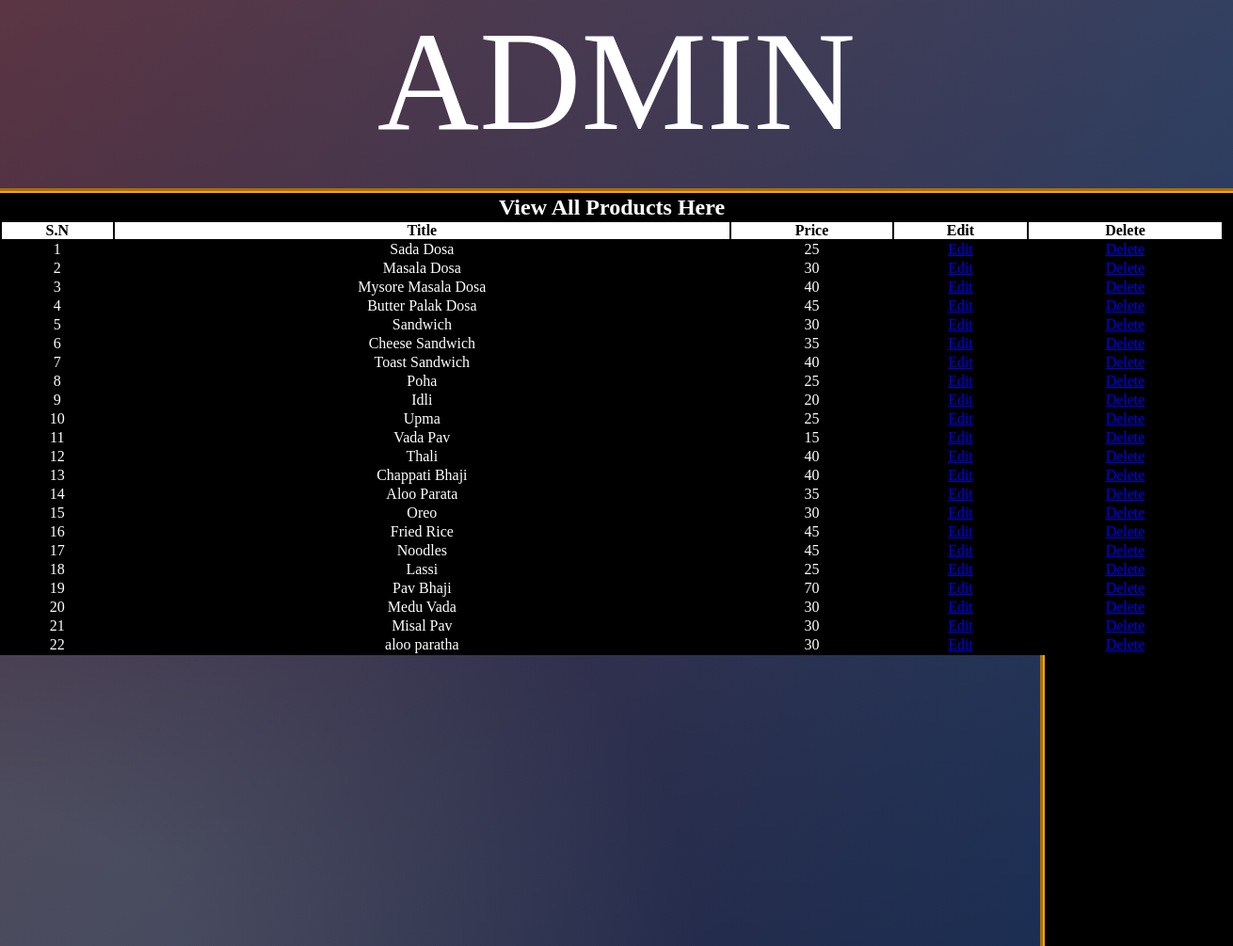
Screenshot of /admin_area/index.php?view_products (signed in) with the database file from the repository.
### tables this page shows
CREATE TABLE `products` (
  `product_id` int(100) NOT NULL,
  `product_cat` int(100) NOT NULL,
  `product_title` varchar(255) NOT NULL,
  `product_price` int(100) NOT NULL,
  `product_desc` text NOT NULL,
  `product_keywords` text NOT NULL
);

### admin_area/view_products.php (the view)
<?php
if(!isset($_SESSION['user_email'])){
	echo "<script>window.open('login.php?not_admin=You are not an Admin!','_self')</script>";
}
else {
?>
<table width="1300" align="center" style="color: white" border="10px" bgcolor="black">
	<tr align="center">
		<td colspan="6"><h2>View All Products Here</h2></td>
	</tr>
	<tr align="center" bgcolor="white" style="color: black">
		<th>S.N</th>
		<th>Title</th>
		<th>Price</th>
		<th>Edit</th>
		<th>Delete</th>
	</tr>
	<?php
	include("includes/db.php");
	$get_pro = "select * from products";
	$run_pro = mysqli_query($con, $get_pro);
	$i = 0;
	while ($row_pro=mysqli_fetch_array($run_pro)){
		$pro_id = $row_pro['product_id'];
		$pro_title = $row_pro['product_title'];
		$pro_price = $row_pro['product_price'];
		$i++;
	?>
	<tr align="center">
		<td><?php echo $i;?></td>
		<td><?php echo $pro_title;?></td>
		<td><?php echo $pro_price;?></td>
		<td><a href="index.php?edit_pro=<?php echo $pro_id; ?>">Edit</td></a>
		<td><a href="delete_pro.php?delete_pro=<?php echo $pro_id;?>">Delete</a></td>
	</tr>
	<?php } ?>
</table>
<?php } ?>

### admin_area/index.php (shortened to what this page needs)
<?php
if(!isset($_SESSION['user_email'])){
	echo "<script>window.open('login.php?not_admin=You are not an Admin!','_self')</script>";
}
else {
?>
<!DOCTYPE>
<html>
	<head>
	<link rel="stylesheet" href="styles/style.css" media="all" />
	</head>
<body>
		<div id="header">
			<p align="center" style="font-size: 150;color: white;">ADMIN</p>
		</div>
		<div id="right">
		<h2 style="text-align:center;color: white"><strong>Manage Content</strong></h2>
			<a href="index.php?insert_product">Insert New Product</a>
			<a href="index.php?view_products">View All Products</a>
			<a href="index.php?insert_cat">Insert New Category</a>
			<a href="index.php?view_cats">View All Categories</a>
			<a href="index.php?view_orders">View Orders</a>
			<strong><a style="color: red;" href="index.php?add_amount">Add amount</a></strong>
			<br>
			<a style="color: grey" href="logout.php">Admin Logout</a>
		</div>
		<div id="left">
		<?php
		if(isset($_GET['view_products'])){
		include("view_products.php");
		}
		?>
		</div>
</body>
</html>
<?php } ?>

### admin_area/styles/style.css (style rules this page uses)
html, body, div, span, applet, object, iframe, h1, h2, h3, h4, h5, h6, p, blockquote, pre, a, abbr, acronym, address, big, cite, code, del, dfn, em, img, ins, kbd, q, s, samp, small, strike, strong, sub, sup, tt, var, b, u, i, center, dl, dt, dd, ol, ul, li, fieldset, form, label, legend, table, caption, tbody, tfoot, thead, tr, th, td, article, aside, canvas, details, embed, figure, figcaption, footer, header, hgroup, menu, nav, output, ruby, section, summary, time, mark, audio, video { margin: 0; padding: 0; border: 0; vertical-align: baseline; }
body { background: #092756; background: -moz-radial-gradient(0% 100%, ellipse cover, rgba(104,128,138,.4) 10%,rgba(138,114,76,0) 40%),-moz-linear-gradient(top, rgba(57,173,219,.25) 0%, rgba(42,60,87,.4) 100%), -moz-linear-gradient(-45deg, #670d10 0%, #092756 100%); background: -webkit-radial-gradient(0% 100%, ellipse cover, rgba(104,128,138,.4) 10%,rgba(138,114,76,0) 40%), -webkit-linear-gradient(top, rgba(57,173,219,.25) 0%,rgba(42,60,87,.4) 100%), -webkit-linear-gradient(-45deg, #670d10 0%,#092756 100%); background: -o-radial-gradient(0% 100%, ellipse cover, rgba(104,128,138,.4) 10%,rgba(138,114,76,0) 40%), -o-linear-gradient(top, rgba(57,173,219,.25) 0%,rgba(42,60,87,.4) 100%), -o-linear-gradient(-45deg, #670d10 0%,#092756 100%); background: -ms-radial-gradient(0% 100%, ellipse cover, rgba(104,128,138,.4) 10%,rgba(138,114,76,0) 40%), -ms-linear-gradient(top, rgba(57,173,219,.25) 0%,rgba(42,60,87,.4) 100%), -ms-linear-gradient(-45deg, #670d10 0%,#092756 100%); background: -webkit-radial-gradient(0% 100%, ellipse cover, rgba(104,128,138,.4) 10%,rgba(138,114,76,0) 40%), linear-gradient(to bottom, rgba(57,173,219,.25) 0%,rgba(42,60,87,.4) 100%), linear-gradient(135deg, #670d10 0%,#092756 100%); filter: progid:DXImageTransform.Microsoft.gradient( startColorstr='#3E1D6D', endColorstr='#092756',GradientType=1 ); }
#header { height:200px; vertical-align: center; border-bottom:5px groove orange; background-repeat: no-repeat; }
#left { width:795px; height:800px; float:left; }
#right { width:200px; height:800px; float:right; border-left:5px groove orange; background-color:black; }
#right a { text-decoration:none; color:white; text-align:left; font-size:18px; font-family:Palatino; padding:6px; margin:6px; display:block; }

### rows the page displays
products: product_title "Sada Dosa", product_price "25"
products: product_title "Masala Dosa", product_price "30"
products: product_title "Mysore Masala Dosa", product_price "40"
products: product_title "Butter Palak Dosa", product_price "45"
products: product_title "Sandwich", product_price "30"
products: product_title "Cheese Sandwich", product_price "35"
products: product_title "Toast Sandwich", product_price "40"
products: product_title "Poha", product_price "25"
products: product_title "Idli", product_price "20"
products: product_title "Upma", product_price "25"
products: product_title "Vada Pav", product_price "15"
products: product_title "Thali", product_price "40"
products: product_title "Chappati Bhaji", product_price "40"
products: product_title "Aloo Parata", product_price "35"
products: product_title "Oreo", product_price "30"
products: product_title "Fried Rice", product_price "45"
products: product_title "Noodles", product_price "45"
products: product_title "Lassi", product_price "25"
products: product_title "Pav Bhaji", product_price "70"
products: product_title "Medu Vada", product_price "30"
products: product_title "Misal Pav", product_price "30"
products: product_title "aloo paratha", product_price "30"
